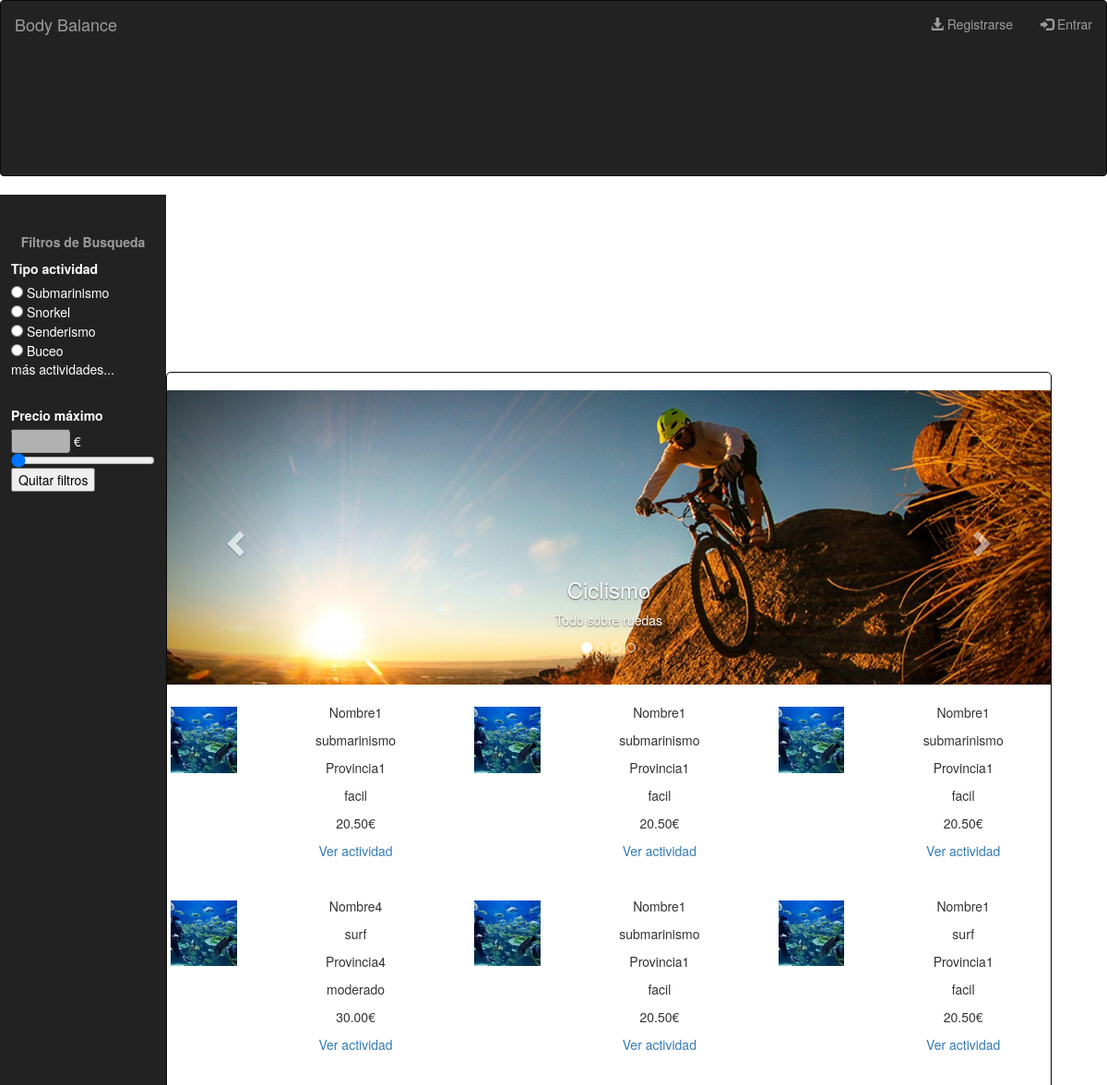
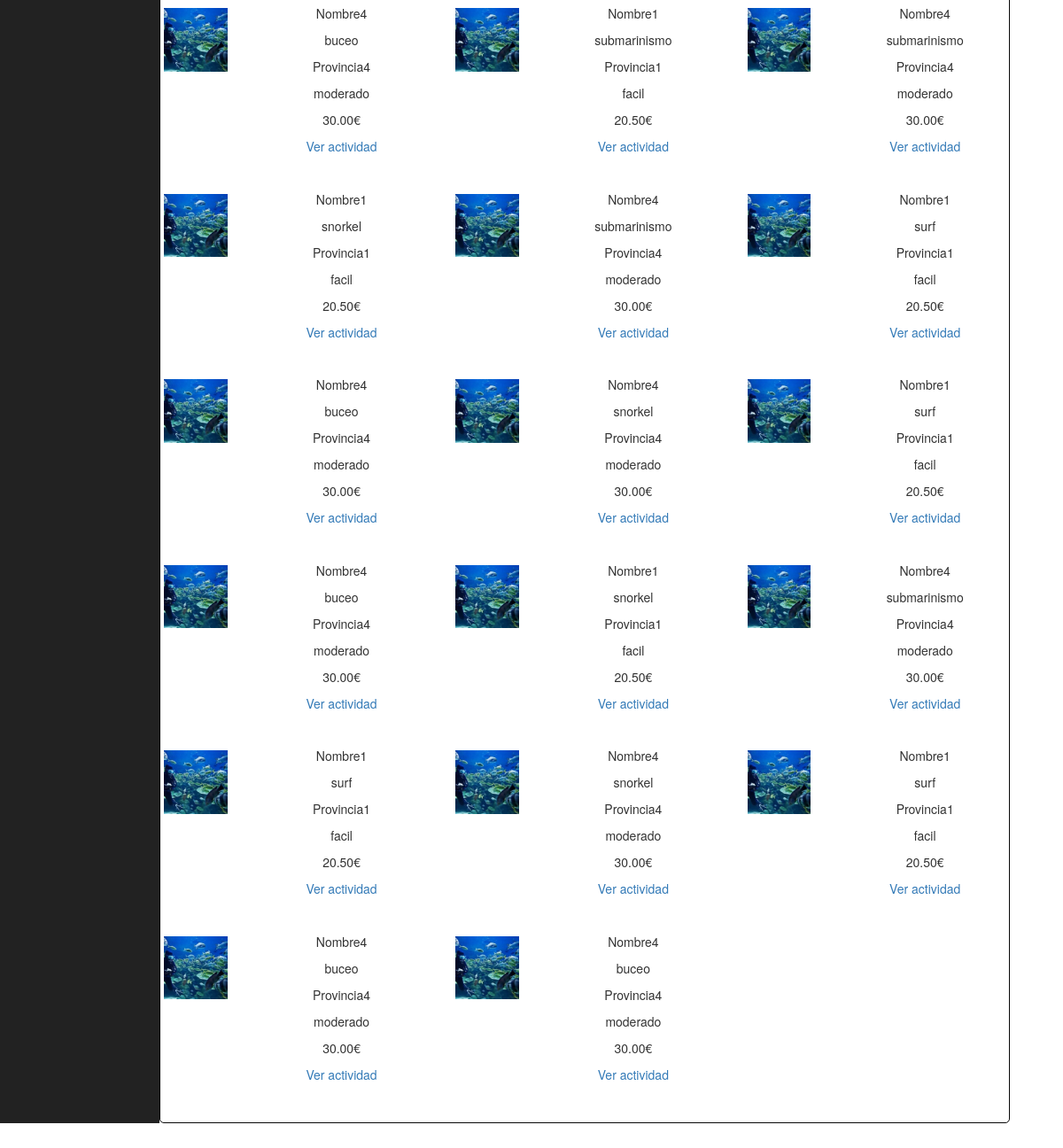
Screenshot of /PI_2018/index.php?category=acuatica with the database file from the repository (2 pictures, top to bottom).
### tables this page shows
CREATE TABLE oferta(
	id int NOT NULL AUTO_INCREMENT,
	cif_empresa varchar(9),
	nombre varchar(25),
	provincia varchar(30),
	municipio varchar(30),
	duracion varchar(30),
	num_plazas int,
	tipo_actividad varchar(30),
	descripcion varchar(150),
	localizacion varchar(30),
	precio double(5,2),
	dificultad varchar(15),
  imagen_oferta varchar(100),
  categoria varchar(20),
	fecha_inicio date,
	fecha_fin date,
	PRIMARY KEY (id),
	FOREIGN KEY (cif_empresa) REFERENCES empresa(cif)
);

### PI_2018/index.php (the view, shortened to what this page needs)
<?php
include 'php/connection.php';
$global_sql = "SELECT * FROM oferta ORDER BY fecha_inicio DESC";
$global_cont_sql = "SELECT COUNT(*) AS `count` FROM `oferta`";
if (isset($_GET['category'])) {
    $categoria = $_GET['category'];
    $global_cont_sql = "SELECT COUNT(*) AS `count` FROM `oferta` WHERE categoria = "."'$categoria'";
    $global_sql = "select * from oferta where categoria = "."'$categoria'";
}
?>
<!DOCTYPE html>
<html>
<head>
	<link rel="stylesheet" type="text/css" href="./css/style.css">
	<link rel="stylesheet" href="https://maxcdn.bootstrapcdn.com/bootstrap/3.3.7/css/bootstrap.min.css">
</head>
<body>
<header class="navbar navbar-inverse">
  <div class="container-fluid">
    <div class="navbar-header">
      <a class="navbar-brand" href="#">Body Balance</a>
    </div>
    <ul class="nav navbar-nav navbar-right">
    	<?php
        if (!isset($_SESSION['nombre'])) {
            echo '<li><a href="content/selec_reg.php"><span class="glyphicon glyphicon-download-alt"></span> Registrarse</a></li>';
            echo '<li><a href="content/login.html"><span class="glyphicon glyphicon-log-in"></span> Entrar</a></li>';
        }
        ?>
    </ul>
  </div>
</header>
<nav class="menuPrincipalUser">
</nav>
<aside class="filtroBusqueda">
</aside>
<section>
	<article>
		<div id="myCarousel" class="carousel slide carousel-generico" data-ride="carousel">
		  <ol class="carousel-indicators">
		    <li data-target="#myCarousel" data-slide-to="0" class="active"></li>
		    <li data-target="#myCarousel" data-slide-to="1"></li>
		    <li data-target="#myCarousel" data-slide-to="2"></li>
		    <li data-target="#myCarousel" data-slide-to="3"></li>
		  </ol>
		  <div class="carousel-inner" role="listbox">
		    <div class="item active">
		      <img src="./img/ciclismo-slider.jpg" alt="ciclismo">
		      <div class="carousel-caption">
		        <h3>Ciclismo</h3>
			        <p>Todo sobre ruedas</p>
		      </div>
		    </div>
		  </div>
		  <a class="left carousel-control" href="#myCarousel" role="button" data-slide="prev">
		    <span class="glyphicon glyphicon-chevron-left" aria-hidden="true"></span>
		  </a>
		  <a class="right carousel-control" href="#myCarousel" role="button" data-slide="next">
		    <span class="glyphicon glyphicon-chevron-right" aria-hidden="true"></span>
		  </a>
		</div>
	</article>
	<article>
        <div class="row tabla">
        <?php
        	$result = $conexion->query($global_cont_sql);
			$fila = $row = $result->fetch_assoc();
			$ofertas_encontradas = $fila['count'];
            $sql = $global_sql;
            $result = $conexion->query($sql);
            if (isset($_GET['load'])) {
                for ($i = 1; $i <= $ofertas_encontradas; $i++) {
                    $row = $result->fetch_assoc();
                    $nombre = $row['nombre'];
                    $provincia = $row['provincia'];
                    $actividad = $row['tipo_actividad'];
                    $precio = $row['precio'];
                    $dificultad = $row['dificultad'];
                    echo '  <div class="col-lg-4 actividad">
                    <div class="row">
                        <div class="col-lg-4">
                            <img src="./img/submarinismo.jpg" alt="submarinismo" class="listImg">
                        </div>
                        <div class="col-lg-8">
                            <p id="nombre">'.$nombre.'</p>
                            <p id="actividad">'.$actividad.'</p>
                            <p id="provincia">'.$provincia.'</p>
                            <p id="dificultad">'.$dificultad.'</p>
                            <p id="precio">'.$precio.'€</p>
                            <a href="content/oferta.php?id='.$row['id'].'">Ver actividad</a>
                        </div>
                    </div>
                </div>';
                }
            } else if (isset($_GET['category'])) {
                for ($i = 1; $i <= $ofertas_encontradas; $i++) {
                    $row = $result->fetch_assoc();
                    $nombre = $row['nombre'];
                    $provincia = $row['provincia'];
                    $actividad = $row['tipo_actividad'];
                    $precio = $row['precio'];
                    $dificultad = $row['dificultad'];
                    echo '  <div class="col-lg-4 actividad">
                    <div class="row">
                        <div class="col-lg-4">
                            <img src="./img/submarinismo.jpg" alt="submarinismo" class="listImg">
                        </div>
                        <div class="col-lg-8">
                            <p id="nombre">'.$nombre.'</p>
                            <p id="actividad">'.$actividad.'</p>
                            <p id="provincia">'.$provincia.'</p>
                            <p id="dificultad">'.$dificultad.'</p>
                            <p id="precio">'.$precio.'€</p>
                            <a href="content/oferta.php?id='.$row['id'].'">Ver actividad</a>
                        </div>
                    </div>
                </div>';
                }
            }
        ?>
  		</div>
	</article>
</section>
<footer>
</footer>
</body>
</html>

### PI_2018/css/style.css (style rules this page uses)
body, html { -width: 100%; min-height: 100%; height: 100% !important; top:0; left:0; }
body { position: absolute; background-color: #222; }
header { width: 100%; height: 7.5%; float: left; }
nav { width: 80%; height: 7.5%; float: right; margin-right: 5%; }
section { background-color: white; width: 80%; min-height: 80%; float: left; border-style: solid; border-width: 1px; border-color: #080808; border-radius: 5px; }
article { width: 100%; background-color: white; display: inline-block; text-align: center; }
aside { width: 15%; min-height: 87.5%; height: auto; float: left; padding-top: 2%; padding-left: 1%; padding-right: 1%; }
footer { width: 100%; height: 5%; float: left; }
.listImg { width: 100%; height: 100%; padding: 5%; }
.carousel-generico { margin-top: 2%; }
.actividad { margin-top: 2%; margin-bottom: 2%; }

### PI_2018/components/index/filtroBusqueda/css/style.css (style rules this page uses)
aside { background-color: #222; }

### rows the page displays
oferta: nombre "Nombre1", tipo_actividad "submarinismo", provincia "Provincia1", dificultad "facil", precio "20.50"
oferta: nombre "Nombre1", tipo_actividad "submarinismo", provincia "Provincia1", dificultad "facil", precio "20.50"
oferta: nombre "Nombre1", tipo_actividad "submarinismo", provincia "Provincia1", dificultad "facil", precio "20.50"
oferta: nombre "Nombre4", tipo_actividad "surf", provincia "Provincia4", dificultad "moderado", precio "30.00"
oferta: nombre "Nombre1", tipo_actividad "submarinismo", provincia "Provincia1", dificultad "facil", precio "20.50"
oferta: nombre "Nombre1", tipo_actividad "surf", provincia "Provincia1", dificultad "facil", precio "20.50"
oferta: nombre "Nombre4", tipo_actividad "buceo", provincia "Provincia4", dificultad "moderado", precio "30.00"
oferta: nombre "Nombre1", tipo_actividad "submarinismo", provincia "Provincia1", dificultad "facil", precio "20.50"
oferta: nombre "Nombre4", tipo_actividad "submarinismo", provincia "Provincia4", dificultad "moderado", precio "30.00"
oferta: nombre "Nombre1", tipo_actividad "snorkel", provincia "Provincia1", dificultad "facil", precio "20.50"
oferta: nombre "Nombre4", tipo_actividad "submarinismo", provincia "Provincia4", dificultad "moderado", precio "30.00"
oferta: nombre "Nombre1", tipo_actividad "surf", provincia "Provincia1", dificultad "facil", precio "20.50"
oferta: nombre "Nombre4", tipo_actividad "buceo", provincia "Provincia4", dificultad "moderado", precio "30.00"
oferta: nombre "Nombre4", tipo_actividad "snorkel", provincia "Provincia4", dificultad "moderado", precio "30.00"
oferta: nombre "Nombre1", tipo_actividad "surf", provincia "Provincia1", dificultad "facil", precio "20.50"
oferta: nombre "Nombre4", tipo_actividad "buceo", provincia "Provincia4", dificultad "moderado", precio "30.00"
oferta: nombre "Nombre1", tipo_actividad "snorkel", provincia "Provincia1", dificultad "facil", precio "20.50"
oferta: nombre "Nombre4", tipo_actividad "submarinismo", provincia "Provincia4", dificultad "moderado", precio "30.00"
oferta: nombre "Nombre1", tipo_actividad "surf", provincia "Provincia1", dificultad "facil", precio "20.50"
oferta: nombre "Nombre4", tipo_actividad "snorkel", provincia "Provincia4", dificultad "moderado", precio "30.00"
oferta: nombre "Nombre1", tipo_actividad "surf", provincia "Provincia1", dificultad "facil", precio "20.50"
oferta: nombre "Nombre4", tipo_actividad "buceo", provincia "Provincia4", dificultad "moderado", precio "30.00"
oferta: nombre "Nombre4", tipo_actividad "buceo", provincia "Provincia4", dificultad "moderado", precio "30.00"
